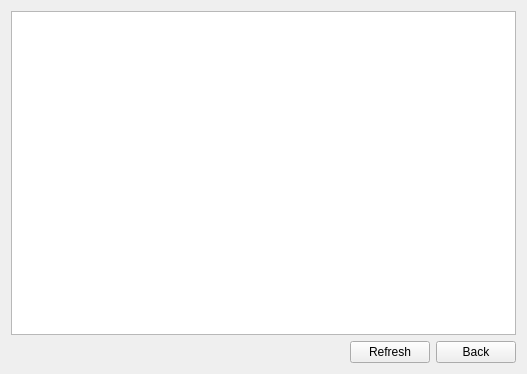
<?xml version="1.0" encoding="UTF-8"?>
<ui version="4.0">
 <class>OnlineUser</class>
 <widget class="QWidget" name="OnlineUser">
  <property name="geometry">
   <rect>
    <x>0</x>
    <y>0</y>
    <width>527</width>
    <height>374</height>
   </rect>
  </property>
  <property name="windowTitle">
   <string>Form</string>
  </property>
  <layout class="QVBoxLayout" name="verticalLayout">
   <item>
    <widget class="TableView" name="tableView"/>
   </item>
   <item>
    <layout class="QHBoxLayout" name="horizontalLayout">
     <item>
      <spacer name="horizontalSpacer">
       <property name="orientation">
        <enum>Qt::Horizontal</enum>
       </property>
       <property name="sizeHint" stdset="0">
        <size>
         <width>40</width>
         <height>20</height>
        </size>
       </property>
      </spacer>
     </item>
     <item>
      <widget class="QPushButton" name="pushButton_refresh">
       <property name="text">
        <string>Refresh</string>
       </property>
      </widget>
     </item>
     <item>
      <widget class="QPushButton" name="pushButton_back">
       <property name="text">
        <string>Back</string>
       </property>
      </widget>
     </item>
    </layout>
   </item>
  </layout>
 </widget>
 <customwidgets>
  <customwidget>
   <class>TableView</class>
   <extends>QTableView</extends>
   <header>tableview.h</header>
  </customwidget>
 </customwidgets>
 <resources/>
 <connections/>
</ui>
